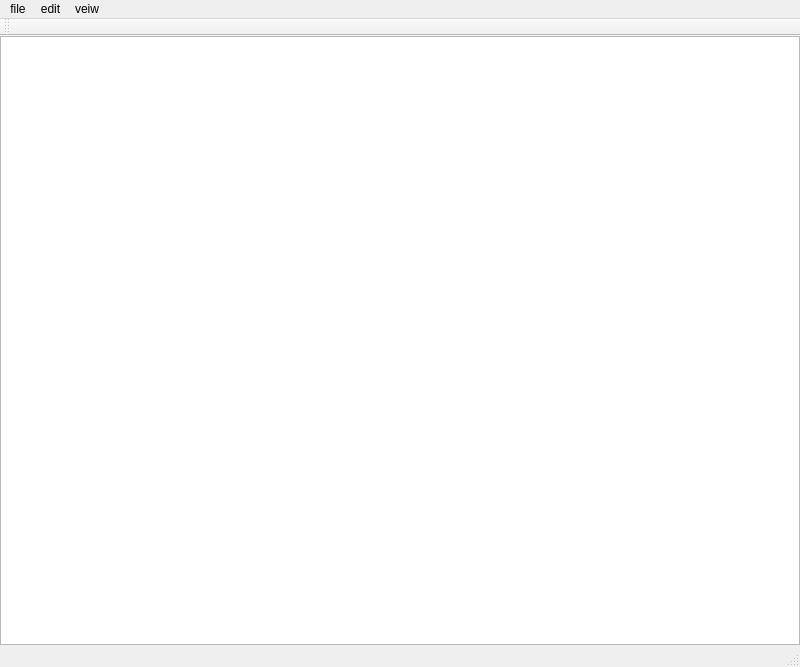
<?xml version="1.0" encoding="UTF-8"?>
<ui version="4.0">
 <class>MainWindow</class>
 <widget class="QMainWindow" name="MainWindow">
  <property name="geometry">
   <rect>
    <x>0</x>
    <y>0</y>
    <width>800</width>
    <height>667</height>
   </rect>
  </property>
  <property name="windowTitle">
   <string>MainWindow</string>
  </property>
  <widget class="QWidget" name="centralwidget">
   <layout class="QGridLayout" name="gridLayout">
    <property name="leftMargin">
     <number>0</number>
    </property>
    <property name="topMargin">
     <number>0</number>
    </property>
    <property name="rightMargin">
     <number>0</number>
    </property>
    <property name="bottomMargin">
     <number>0</number>
    </property>
    <property name="spacing">
     <number>0</number>
    </property>
    <item row="0" column="0">
     <widget class="QTextEdit" name="textEdit">
      <property name="font">
       <font>
        <family>Trebuchet MS</family>
        <pointsize>28</pointsize>
        <weight>75</weight>
        <bold>true</bold>
       </font>
      </property>
     </widget>
    </item>
   </layout>
  </widget>
  <widget class="QMenuBar" name="menubar">
   <property name="geometry">
    <rect>
     <x>0</x>
     <y>0</y>
     <width>800</width>
     <height>21</height>
    </rect>
   </property>
   <widget class="QMenu" name="menunew_file">
    <property name="title">
     <string>file</string>
    </property>
    <addaction name="actionopen_file_2"/>
    <addaction name="actionsave"/>
    <addaction name="actionsave_as"/>
    <addaction name="actionnew_file"/>
    <addaction name="actionnew_window"/>
   </widget>
   <widget class="QMenu" name="menuedit">
    <property name="title">
     <string>edit</string>
    </property>
    <addaction name="actioncopy"/>
    <addaction name="actioncot"/>
    <addaction name="actionpaste"/>
    <addaction name="actionclear"/>
    <addaction name="actionredo_2"/>
    <addaction name="actionundo_2"/>
    <addaction name="actionsearch"/>
    <addaction name="actionfind"/>
    <addaction name="actionfind_of"/>
    <addaction name="actionreplace"/>
   </widget>
   <widget class="QMenu" name="menuveiw">
    <property name="title">
     <string>veiw</string>
    </property>
    <widget class="QMenu" name="menufont_size">
     <property name="title">
      <string>zoom</string>
     </property>
     <addaction name="actionzoom_in"/>
     <addaction name="actionzoom_out"/>
     <addaction name="actiondefiult"/>
    </widget>
    <widget class="QMenu" name="menufont_color">
     <property name="title">
      <string>font-color</string>
     </property>
     <addaction name="actionblach"/>
     <addaction name="actionwhite"/>
     <addaction name="actionred_2"/>
     <addaction name="actionblue_2"/>
     <addaction name="actiongreen"/>
     <addaction name="actioncostum_color"/>
    </widget>
    <widget class="QMenu" name="menutheme_window">
     <property name="title">
      <string>theme window</string>
     </property>
     <addaction name="actiondark"/>
     <addaction name="actionlight"/>
     <addaction name="actionhighlight"/>
     <addaction name="actionblue"/>
     <addaction name="actionred"/>
    </widget>
    <addaction name="menufont_size"/>
    <addaction name="menufont_color"/>
    <addaction name="menutheme_window"/>
   </widget>
   <addaction name="menunew_file"/>
   <addaction name="menuedit"/>
   <addaction name="menuveiw"/>
  </widget>
  <widget class="QStatusBar" name="statusbar"/>
  <widget class="QToolBar" name="toolBar">
   <property name="windowTitle">
    <string>toolBar</string>
   </property>
   <attribute name="toolBarArea">
    <enum>TopToolBarArea</enum>
   </attribute>
   <attribute name="toolBarBreak">
    <bool>false</bool>
   </attribute>
  </widget>
  <action name="actionsave">
   <property name="text">
    <string>save</string>
   </property>
  </action>
  <action name="actionsave_as">
   <property name="text">
    <string>save as</string>
   </property>
  </action>
  <action name="actionopen_file">
   <property name="text">
    <string>open file</string>
   </property>
  </action>
  <action name="actionundo">
   <property name="text">
    <string>undo</string>
   </property>
  </action>
  <action name="actionredo">
   <property name="text">
    <string>redo</string>
   </property>
  </action>
  <action name="actionnew_file">
   <property name="text">
    <string>new file</string>
   </property>
  </action>
  <action name="actionnew_window">
   <property name="text">
    <string>new window</string>
   </property>
  </action>
  <action name="actioncopy">
   <property name="text">
    <string>copy</string>
   </property>
  </action>
  <action name="actioncot">
   <property name="text">
    <string>cot</string>
   </property>
  </action>
  <action name="actionpaste">
   <property name="text">
    <string>paste</string>
   </property>
  </action>
  <action name="actionclear">
   <property name="text">
    <string>clear</string>
   </property>
  </action>
  <action name="actionredo_2">
   <property name="text">
    <string>redo</string>
   </property>
  </action>
  <action name="actionundo_2">
   <property name="text">
    <string>undo</string>
   </property>
  </action>
  <action name="actionsearch">
   <property name="text">
    <string>search</string>
   </property>
  </action>
  <action name="actionfind">
   <property name="text">
    <string>find</string>
   </property>
  </action>
  <action name="actionfind_of">
   <property name="text">
    <string>find of</string>
   </property>
  </action>
  <action name="actionreplace">
   <property name="text">
    <string>replace</string>
   </property>
  </action>
  <action name="actionzoom">
   <property name="text">
    <string>zoom</string>
   </property>
  </action>
  <action name="actionzoom_in">
   <property name="text">
    <string>zoom in</string>
   </property>
  </action>
  <action name="actionzoom_out">
   <property name="text">
    <string>zoom out</string>
   </property>
  </action>
  <action name="actiondefiult">
   <property name="text">
    <string>defiult</string>
   </property>
  </action>
  <action name="actionfont_size_2">
   <property name="text">
    <string>font-size</string>
   </property>
  </action>
  <action name="actiondark">
   <property name="text">
    <string>dark</string>
   </property>
  </action>
  <action name="actionlight">
   <property name="text">
    <string>light</string>
   </property>
  </action>
  <action name="actionhighlight">
   <property name="text">
    <string>highlight</string>
   </property>
  </action>
  <action name="actionblue">
   <property name="text">
    <string>blue</string>
   </property>
  </action>
  <action name="actionred">
   <property name="text">
    <string>red</string>
   </property>
  </action>
  <action name="actionblach">
   <property name="text">
    <string>blach</string>
   </property>
  </action>
  <action name="actionwhite">
   <property name="text">
    <string>white</string>
   </property>
  </action>
  <action name="actionred_2">
   <property name="text">
    <string>red</string>
   </property>
  </action>
  <action name="actionblue_2">
   <property name="text">
    <string>blue</string>
   </property>
  </action>
  <action name="actiongreen">
   <property name="text">
    <string>green</string>
   </property>
  </action>
  <action name="actioncostum_color">
   <property name="text">
    <string>costum color</string>
   </property>
  </action>
  <action name="actionopen_file_2">
   <property name="text">
    <string>open file</string>
   </property>
  </action>
 </widget>
 <resources/>
 <connections/>
</ui>
